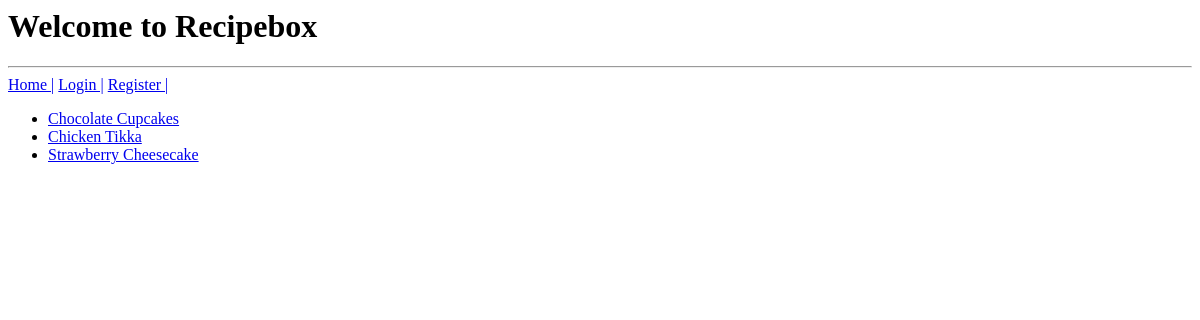
Before: / with the older database file.
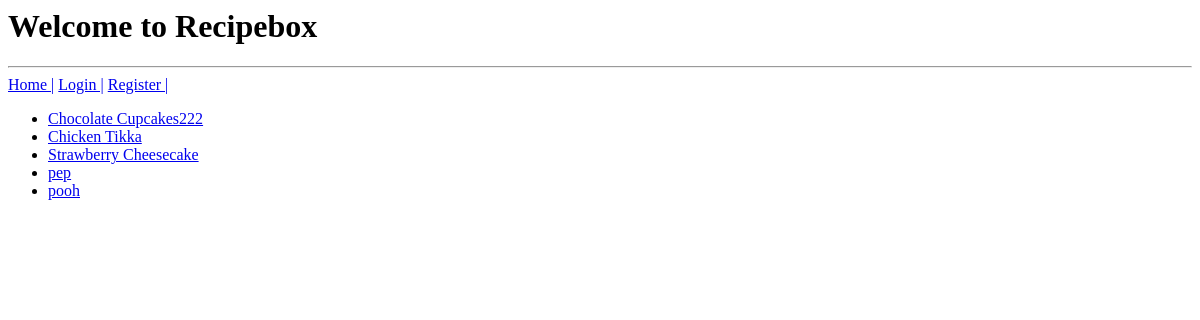
After: the same page with the newer database file.
### RecipeBox/models.py (models this page shows, shortened)
class Recipe(models.Model):
    title = models.CharField(max_length=50)
    description = models.CharField(max_length=50)
    timeRequired = models.CharField(max_length=20)
    instructions = models.TextField(max_length=500)
    author = models.ForeignKey(Author,on_delete=models.CASCADE)

### RecipeBox/views.py (the view)
# urls.py: path('',index,name='homepage'),
def index(request, *args, **kwargs):
    items = Recipe.objects.all()
    return render(request,"hello.html",{'recipes':items})

### RecipeBox/templates/hello.html (shortened to what this page needs)
<h1>Welcome to Recipebox</h1>
<hr>
<div id="nav">
    {% if user.is_authenticated %}
        <a href="{% url 'homepage'%}">Home |</a>
        <a href="{% url 'addRecipe'%}">Add Recipe |</a>
        {% if user.is_staff %}
        <a href="{% url 'addAuthor'%}">Add Author |</a>
        {% endif %}
        <a href="{% url 'logout'%}">Logout |</a>
    {% else %}
        <a href="{% url 'homepage'%}">Home |</a>
        <a href="{% url 'login'%}">Login |</a>
        <a href="{% url 'register'%}">Register |</a>
    {% endif %}
</div>
<ul>
    {% for item in recipes %}
        <li><a href="/recipe/{{item.title}}">{{item.title}}</a></li>
    {% endfor %}
</ul>

Changed rows visible on the page:
changed Recipe: title "Chocolate Cupcakes" → "Chocolate Cupcakes222"
added Recipe: title "pep"
added Recipe: title "pooh"
